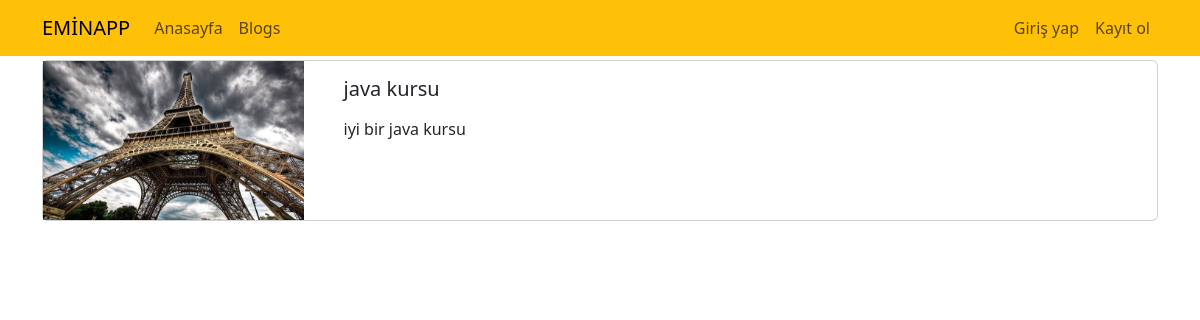
Screenshot of /blogs/java-kursu with the database file from the repository.
### blogapp/blog/models.py (models this page shows, shortened)
class Blog(models.Model):
    title = models.CharField(max_length=200)
    image = models.ImageField(upload_to="blogs")
    description = RichTextField()
    is_active = models.BooleanField(default=False)
    is_home = models.BooleanField(default=False)
    slug = models.SlugField(null=False, blank=True,
                            unique=True, db_index=True, editable=False)
    categories = models.ManyToManyField(Category, blank=True)

### blogapp/blog/views.py (the view)
# urls.py: path('blogs/<slug:slug>', views.blogs_details, name="blogs_details"),
def blogs_details(request, slug):
    blog = Blog.objects.get(slug=slug)
    return render(request, 'blogs-details.html', {
        "blog": blog
    })

### blogapp/blog/templates/blogs-details.html (shortened to what this page needs)
{% extends "base.html" %}
{% block content %}
<div class="container mt-1">
            <div class="col-12">
                <div class="card mb-3">
    <div class="row">
        <div class="col-md-3">
            <img src="{{ blog.image.url }}" alt="" class="img-fluid">
        </div>
            <div class="col-md-9">
                <div class="card-body">
                    <h5 class="card-title">
                        {{ blog.title }}
                    </h5>
                    <p class="card-text">{{ blog.description|safe }}</p>
                </div>
            </div>
    </div>
</div>
            </div>
    </div>
{% endblock %}

### rows the page displays
Blog: image (picture), title "java kursu", description "iyi bir java kursu"
